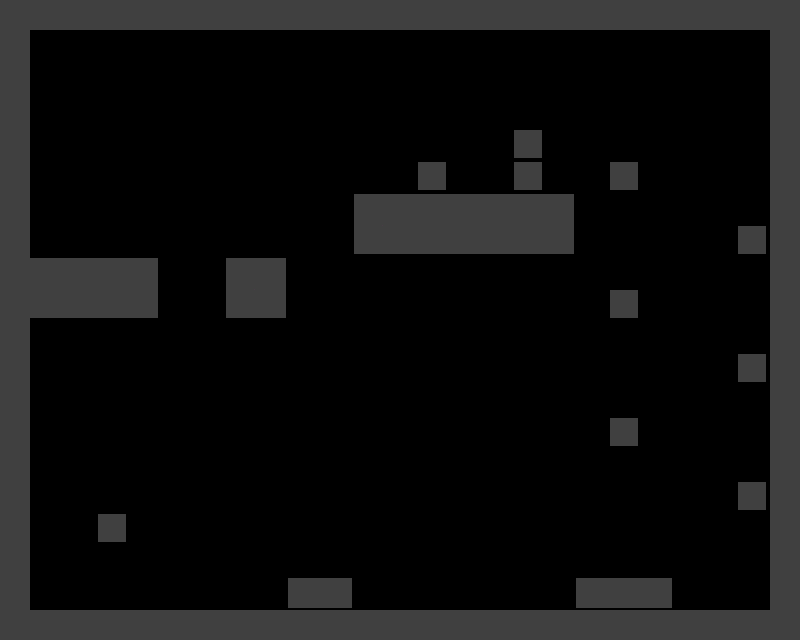

A level layout from a 2D game, rendered from its tile map. Below: a short description, then the map file with its tile-grid data intact:
An orthogonal 25x20 tile map with 32x32 px tiles, 1 tile layer (MainLayer) and 25 objects (SpawnPlayer).

<map version="1.8" tiledversion="1.8.2" orientation="orthogonal" renderorder="right-down" width="25" height="20" tilewidth="32" tileheight="32" infinite="0" nextlayerid="4" nextobjectid="28">
 <tileset firstgid="1" source="TestTiles1.tsx" />
 <layer id="1" name="MainLayer" width="25" height="20">
  <data encoding="csv">
13,16,16,16,16,16,16,16,16,16,16,16,16,16,16,16,16,16,16,16,16,16,16,16,14,
26,0,0,0,0,0,0,0,0,0,0,0,0,0,0,0,0,0,0,0,0,0,0,0,25,
26,0,0,0,0,0,0,0,0,0,0,0,0,0,0,0,0,0,0,0,0,0,0,0,25,
26,0,0,0,0,0,0,0,0,0,0,0,0,0,0,0,0,0,0,0,0,0,0,0,25,
26,0,0,0,0,0,0,0,0,0,0,0,0,0,0,0,1,0,0,0,0,0,0,0,25,
26,0,0,0,0,0,0,0,0,0,0,0,0,1,0,0,1,0,0,1,0,0,0,0,25,
26,0,0,0,0,0,0,0,0,0,0,11,15,15,15,15,15,12,0,0,0,0,0,0,25,
26,0,0,0,0,0,0,0,0,0,0,21,16,16,16,16,16,22,0,0,0,0,0,1,25,
23,15,15,15,12,0,0,11,12,0,0,0,0,0,0,0,0,0,0,0,0,0,0,0,25,
13,16,16,16,22,0,0,21,22,0,0,0,0,0,0,0,0,0,0,1,0,0,0,0,25,
26,0,0,0,0,0,0,0,0,0,0,0,0,0,0,0,0,0,0,0,0,0,0,0,25,
26,0,0,0,0,0,0,0,0,0,0,0,0,0,0,0,0,0,0,0,0,0,0,1,25,
26,0,0,0,0,0,0,0,0,0,0,0,0,0,0,0,0,0,0,0,0,0,0,0,25,
26,0,0,0,0,0,0,0,0,0,0,0,0,0,0,0,0,0,0,1,0,0,0,0,25,
26,0,0,0,0,0,0,0,0,0,0,0,0,0,0,0,0,0,0,0,0,0,0,0,25,
26,0,0,0,0,0,0,0,0,0,0,0,0,0,0,0,0,0,0,0,0,0,0,1,25,
26,0,0,1,0,0,0,0,0,0,0,0,0,0,0,0,0,0,0,0,0,0,0,0,25,
26,0,0,0,0,0,0,0,0,0,0,0,0,0,0,0,0,0,0,0,0,0,0,0,25,
26,0,0,0,0,0,0,0,0,15,15,0,0,0,0,0,0,0,15,15,15,0,0,0,25,
23,15,15,15,15,15,15,15,15,15,15,15,15,15,15,15,15,15,15,15,15,15,15,15,24
</data>
 </layer>
 <objectgroup color="#ff0000" id="3" name="Collisions">
  <object id="4" x="32" y="256" width="127.657" height="64" />
  <object id="5" x="0" y="0" width="32" height="640" />
  <object id="6" x="32" y="0" width="736" height="32" />
  <object id="7" x="768" y="0" width="32" height="640" />
  <object id="8" x="32" y="608" width="736" height="32" />
  <object id="9" x="224" y="256" width="64" height="64" />
  <object id="10" x="96" y="512" width="32" height="32" />
  <object id="11" x="352" y="192" width="224" height="64" />
  <object id="12" x="416" y="160" width="32" height="32" />
  <object id="13" x="512" y="128" width="32" height="64" />
  <object id="14" x="608" y="160" width="32" height="32" />
  <object id="15" x="736" y="224" width="32" height="32" />
  <object id="16" x="608" y="288" width="32" height="32" />
  <object id="17" x="736" y="352" width="32" height="32" />
  <object id="19" x="736" y="480" width="32" height="32" />
  <object id="18" x="608" y="416" width="32" height="32" />
  <object id="20" x="576" y="576" width="96" height="32" />
  <object id="21" x="286" y="576" width="64" height="32" />
  <object id="22" gid="2" x="224" y="608" width="32" height="32" />
  <object id="23" gid="3" x="256" y="608" width="32" height="32" />
  <object id="24" gid="5" x="384" y="608" width="32" height="32" />
  <object id="25" gid="4" x="352" y="608" width="32" height="32" />
  <object id="26" gid="6" x="544" y="608" width="32" height="32" />
  <object id="27" gid="7" x="672" y="608" width="32" height="32" />
 </objectgroup>
 <objectgroup color="#0000ff" id="2" name="Objects">
  <object id="1" name="SpawnPlayer" x="64" y="224" width="32" height="32" />
 </objectgroup>
</map>